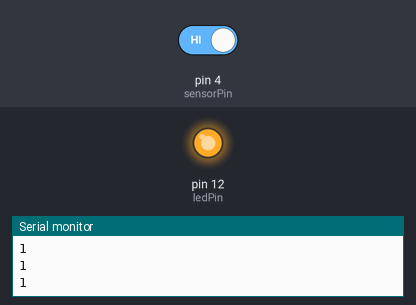
A sketch run on a simulated Arduino Uno, built with avr-gcc and run on an emulated ATmega328P. Parts: output pins drawn as LEDs (lit = HIGH), the last lines printed to the serial monitor. The inputs (shaded band) are chosen by the test bench; at power-on: pin 4 (sensorPin) HIGH.

Above: at 1.8 s.
1.9 s: pin 4 (sensorPin) driven LOW
At 3.2 s:
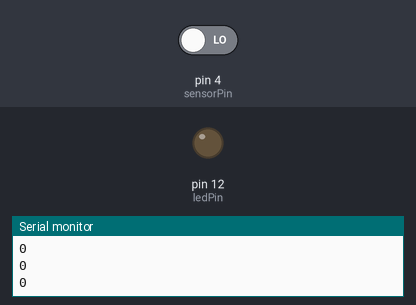
3.5 s: pin 4 (sensorPin) driven HIGH
At 4.6 s:
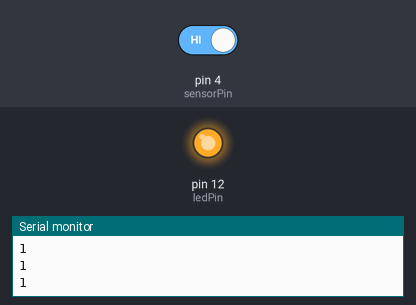
Timing chart, 0 to 6.5 s (numbered marks = the images above; inputs shaded):
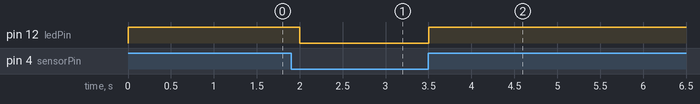

The sketch:

Tilt_Ball.ino
```cpp
int ledPin = 12;
int sensorPin = 4;
int sensorValue;
int lastTiltState = HIGH;   // the previous reading from the tilt sensor

// the following variables are long's because the time, measured in miliseconds,
// will quickly become a bigger number than can be stored in an int.
long lastDebounceTime = 0;  // the last time the output pin was toggled
long debounceDelay = 50;    // the debounce time; increase if the output flickers

void setup(){
  pinMode(sensorPin, INPUT);
  digitalWrite(sensorPin, HIGH);
  pinMode(ledPin, OUTPUT);
  Serial.begin(9600);
}

void loop(){
  sensorValue = digitalRead(sensorPin);
  // If the switch changed, due to noise or pressing:
  if (sensorValue == lastTiltState) {
    // reset the debouncing timer
    lastDebounceTime = millis();
  }
  if ((millis() - lastDebounceTime) > debounceDelay) {
    // whatever the reading is at, it's been there for longer
    // than the debounce delay, so take it as the actual current state:
    lastTiltState = sensorValue;
  }
  digitalWrite(ledPin, lastTiltState);

  Serial.println(sensorValue);
  delay(500);
}
```

Measured:
- after the input at 1.9 s, pin 12 (ledPin): HIGH → LOW after 0.10 s
- after the input at 3.5 s, pin 12 (ledPin): LOW → HIGH at once
